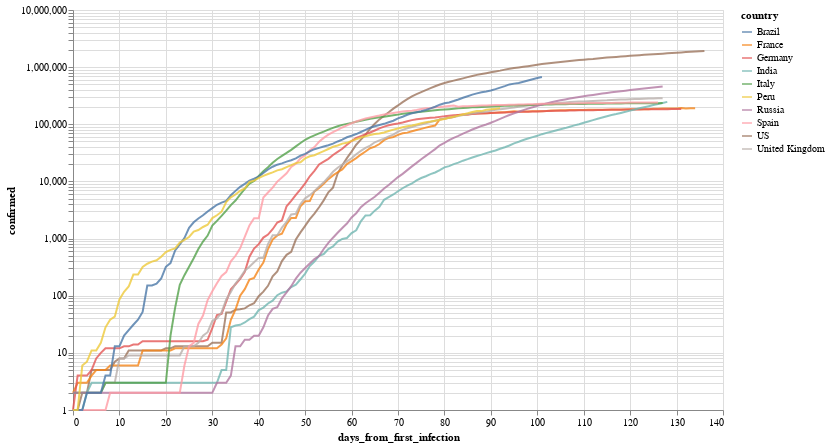

Notebook source saved alongside this figure:
### Markdown cell above
Por ejemplo, evolución (interactiva!) de los paises con mas infectados

### Code cell
total_confirmed_by_country = global_df.groupby('country').confirmed.max().sort_values(ascending=False)
selected_countries = total_confirmed_by_country[total_confirmed_by_country > 1000].index

plot_df = global_df[
    (global_df.confirmed > 0) & 
    (global_df.country.isin(selected_countries[:10]))
].sort_values('date')

selection = alt.selection_multi(
    fields=['country'], 
    bind='legend', 
    init=[{'country': c} for c in selected_countries[:10]]
)


(
    alt.Chart(plot_df)
       .mark_line()
       .encode(
           x='days_from_first_infection', 
           y=alt.Y('confirmed', scale=alt.Scale(type='log')), 
           color='country',
           opacity=alt.condition(selection, alt.value(.8), alt.value(.05))
       ).add_selection(selection)
        .properties(width=650, height=400)
       
)

### Figure 1 — Vega-Lite specification as saved in the notebook (floating-point values rounded to 4 significant figures; data arrays with more than 128 entries replaced by an {"elided": "..."} marker saying what was removed)
{"config": {"view": {"continuousWidth": 400, "continuousHeight": 300}}, "data": {"name": "data-f18d0efd7c2ea587b5a2f053c34d8a27"}, "mark": "line", "encoding": {"color": {"type": "nominal", "field": "country"}, "opacity": {"condition": {"value": 0.8, "selection": "selector001"}, "value": 0.05}, "x": {"type": "quantitative", "field": "days_from_first_infection"}, "y": {"type": "quantitative", "field": "confirmed", "scale": {"type": "log"}}}, "height": 400, "selection": {"selector001": {"type": "multi", "fields": ["country"], "bind": "legend", "init": [{"country": "US"}, {"country": "Brazil"}, {"country": "Russia"}, {"country": "United Kingdom"}, {"country": "India"}, {"country": "Spain"}, {"country": "Italy"}, {"country": "France"}, {"country": "Peru"}, {"country": "Germany"}]}}, "width": 650, "$schema": "https://vega.github.io/schema/vega-lite/v4.8.1.json", "datasets": {"data-f18d0efd7c2ea587b5a2f053c34d8a27": {"elided": "1239 records"}}}
